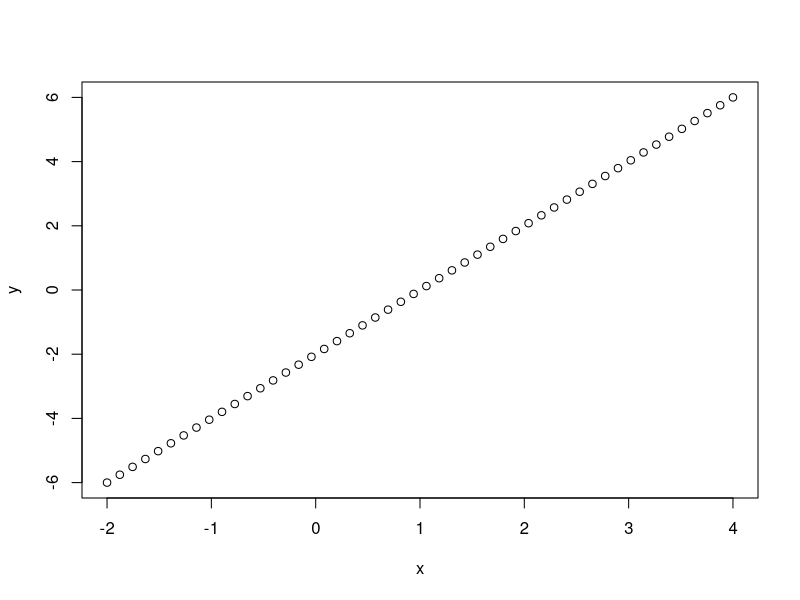
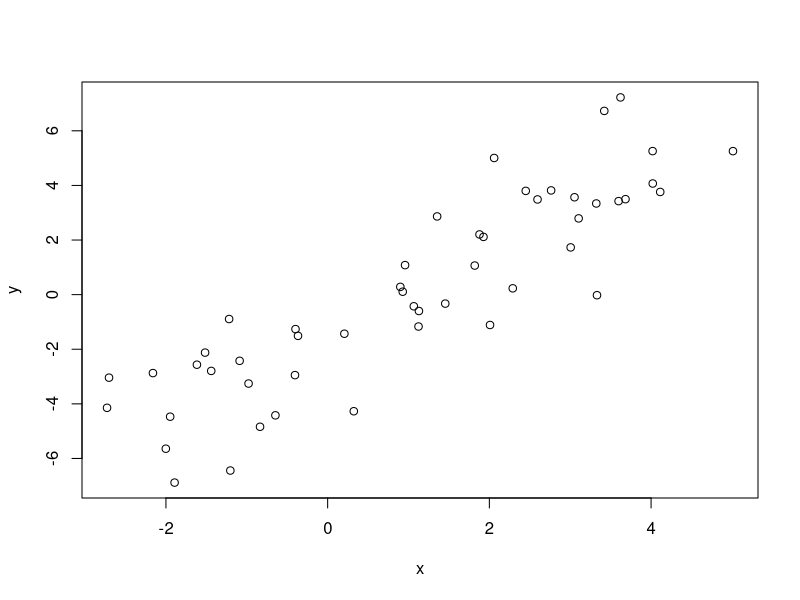
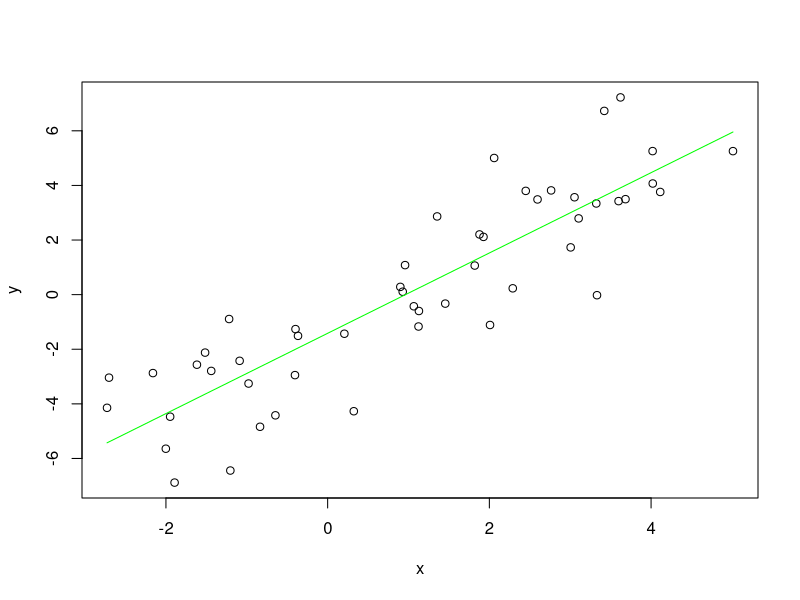
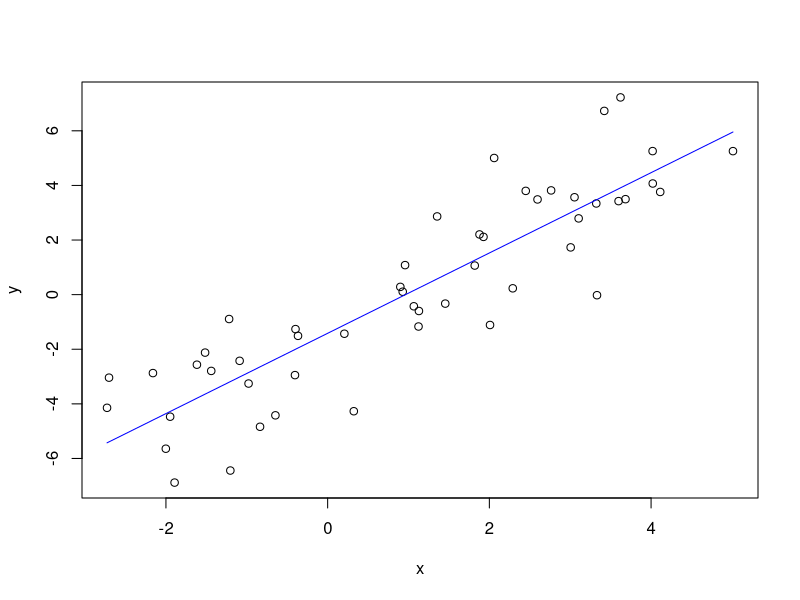

Source code (R) for these figures, in order:
##################################################################
# This is a toy data set here. We have 50 (x,y) data points.     #
# At first, the data is perfectly linear                         #
##################################################################
num_examples <- 50
x <- seq(-2, 4, length = num_examples)
y <- seq(-6, 6, length = num_examples)
plot(x,y)

# Then we perturb it with noise
x <- x + rnorm(num_examples)
y <- y + rnorm(num_examples)
plot(x,y)

# What we're trying to do is calculate the green line below
polyfit <- lm(y ~ x)
plot(x,y)
lines(x, predict(polyfit, data.frame(x=x)), col = 'green')

loss_polyfit <- sum(polyfit$residuals^2) / 2
weights_polyfit <- polyfit$coefficients

##################
#### Let's go ####
##################
lm_gradiental <- function(x, y, training_steps = 100, learning_rate = 0.002){
  # Set up all the tensors.
  # Add the bias node which always has a value of 1
  x_with_bias <- data.frame(x=x, bias = 1)
  input <- x_with_bias
  
  # Keep track of the loss at each iteration so we can chart it later
  losses <- vector(mode="numeric", length=0)
  
  # Our target is the y values. They need to be massaged to the right shape.
  target = y
  
  # Weights are initialized to random values (gaussian, mean 0, stdev 0.1)
  weights <- data.frame(x=rnorm(1, mean = 0, sd = 0.1), 
                        bias = rnorm(1, mean = 0, sd = 0.1))
  
  for (i in 1:training_steps) {
    # For all x values, generate our estimate on all y given our current
    # weights. So, this is computing y = w2 * x + w1 * bias
    yhat <- data.matrix(input) %*% t(data.matrix(weights)) 
    
    # Compute the error, which is just the difference between our 
    # estimate of y and what y actually is
    yerror <- yhat - target
    
    # We are going to minimize the L2 loss. The L2 loss is the sum of the
    # squared error for all our estimates of y. This penalizes large errors
    # a lot, but small errors only a little.
    loss <- 0.5*sum(yerror^2)
    losses <-c(losses, loss)
    
    # Change the weights by subtracting derivative with respect to that weight
    gradient <- apply(input*yerror, 2, sum) 
    weights <- weights - learning_rate*gradient 
  }
  
  returnList <- list("weights" = weights, "losses" = losses, "yhat"=yhat, "yerror" = yerror)
  
  return(returnList)
  
}
#################################################
#End of function                                #
#################################################

# Give it a try
fitNN <- lm_gradiental(x, y,
                       training_steps = 500, 
                       learning_rate = 0.001)
plot(x,y)
lines(x, fitNN$yhat, col = "blue")
weights_polyfit[c(2,1)]
fitNN$weights 
loss_polyfit
fitNN$losses[length(fitNN$losses)]

#################################################



